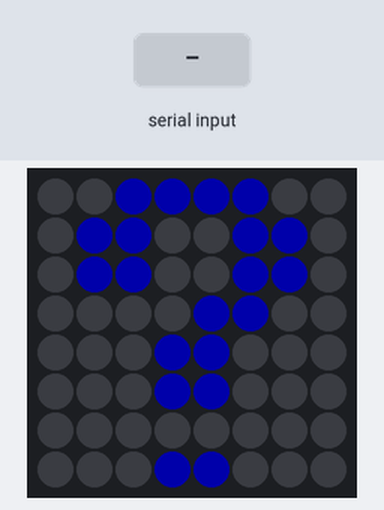
The sketch below on a simulated Arduino Uno, built with avr-gcc and run on an emulated ATmega328P. Shown: 8×8 RGB LED matrix (first LED top left, wired row by row). The inputs (shaded band) are chosen by the test bench. Dim RGB values are drawn brighter than linear.

Above: at 0.47 s.
1.3 s: "0" received over Serial
At 1.93 s:
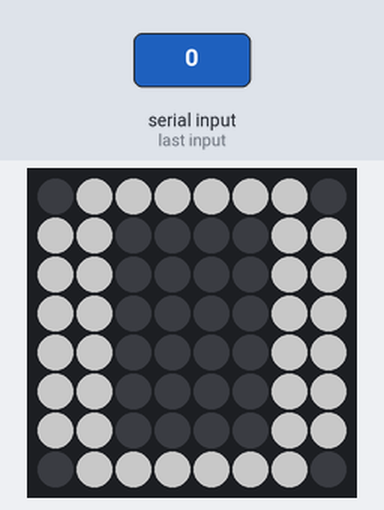
4.2 s: byte 65 ('A') received over Serial
At 4.37 s:
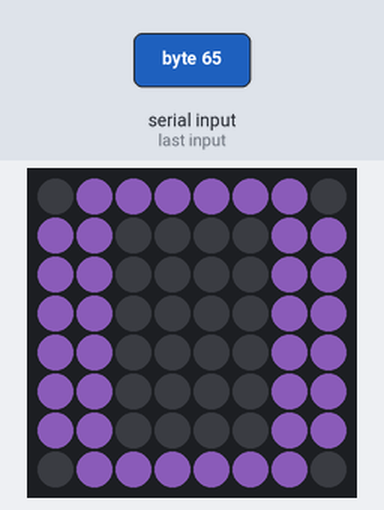
5.7 s: byte 88 ('X') received over Serial
At 6.03 s:
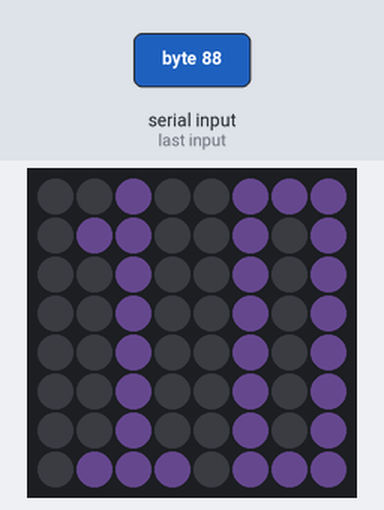
Timing chart, 0 to 8.7 s (numbered marks = the images above; inputs shaded):
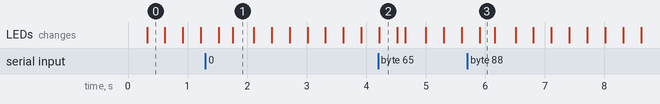

The sketch:

HandMatrix.ino
```cpp
#include <Arduino.h>
#include "matrix.h"
#include "animations.h"
#include "serial_handler.h"

void setup() {
    Serial.begin(115200);
    setupMatrix();

    // Start with a '?' or 'X' symbol waiting for python
    setTargetDigit('X');
}

void loop() {
    processSerial();
    updateAnimations();
}
```

animations.cpp
```cpp
#include "animations.h"

// State machine for animations
enum AnimState {
    STATE_IDLE,       // Just breathing
    STATE_FADE_OUT,   // Fading old number out
    STATE_GROW,       // New number growing (or just fade in)
    STATE_PULSE       // Brief bright pulse on new number
};

AnimState currentState = STATE_IDLE;

char currentDigit = 'X';
char targetDigit = 'X';

// Timing
unsigned long lastUpdate = 0;
int animProgress = 0; // 0 to 255
int breathVal = 0;
bool breathUp = true;

// Helper to get bitmap
const byte* getBitmap(char c) {
    switch (c) {
        case '0': return digit_0;
        case '1': return digit_1;
        case '2': return digit_2;
        case '3': return digit_3;
        case '4': return digit_4;
        case '5': return digit_5;
        case '6': return digit_6;
        case '7': return digit_7;
        case '8': return digit_8;
        case '9': return digit_9;
        case 'A': return digit_10;
        case 'X': return digit_question;
        default:  return digit_dash;
    }
}

// Helper to draw a bitmap with a specific color and brightness multiplier
void drawBitmap(const byte* bitmap, CRGB color, float brightnessMult) {
    FastLED.clear();
    for (int y = 0; y < MATRIX_H; y++) {
        for (int x = 0; x < MATRIX_W; x++) {
            if (bitRead(bitmap[y], 7 - x)) {
                CRGB c = color;
                c.nscale8(255 * brightnessMult);
                leds[XY(x, y)] = c;
            }
        }
    }
}

CRGB getColor(char c) {
    if (c == 'X') return CRGB::Blue;
    return CRGB::Amethyst; // Base color for numbers
}

void setTargetDigit(char digit) {
    if (digit != targetDigit) {
        targetDigit = digit;
        if (targetDigit != currentDigit) {
            currentState = STATE_FADE_OUT;
            animProgress = 255; // start at full brightness for fade out
        }
    }
}

void updateAnimations() {
    unsigned long now = millis();
    if (now - lastUpdate < 15) { // ~60fps animation update
        return;
    }
    lastUpdate = now;

    switch (currentState) {
        case STATE_IDLE:
            {
                // Subtle breathing
                if (breathUp) {
                    breathVal += 2;
                    if (breathVal >= 100) breathUp = false;
                } else {
                    breathVal -= 2;
                    if (breathVal <= 40) breathUp = true;
                }
                float mult = breathVal / 255.0 + 0.3; // between 0.3 and 0.7 approx
                drawBitmap(getBitmap(currentDigit), getColor(currentDigit), mult);
            }
            break;

        case STATE_FADE_OUT:
            animProgress -= 15;
            if (animProgress <= 0) {
                animProgress = 0;
                currentDigit = targetDigit;
                currentState = STATE_GROW;
            }
            drawBitmap(getBitmap(currentDigit == targetDigit ? 'X' : currentDigit), getColor(currentDigit), animProgress / 255.0);
            break;

        case STATE_GROW:
            animProgress += 20;
            if (animProgress >= 255) {
                animProgress = 255;
                currentState = STATE_PULSE;
            }
            drawBitmap(getBitmap(currentDigit), getColor(currentDigit), animProgress / 255.0);
            break;

        case STATE_PULSE:
            animProgress -= 5;
            if (animProgress <= 180) { // Fall back down to idle brightness
                currentState = STATE_IDLE;
                breathVal = 80;
                breathUp = false;
            } else {
                drawBitmap(getBitmap(currentDigit), CRGB::White, 1.0); // Bright flash
            }
            break;
    }

    FastLED.show();
}
```

animations.h
```cpp
#ifndef ANIMATIONS_H
#define ANIMATIONS_H

#include "matrix.h"
#include "digits.h"

// Set the target character to be displayed
// '0'-'5', 'X' for missing hand
void setTargetDigit(char digit);

// Main animation loop, must be called repeatedly in loop()
void updateAnimations();

#endif
```

digits.h
```cpp
#ifndef DIGITS_H
#define DIGITS_H

#include <Arduino.h>

// 8x8 bitmaps for numbers 0-5, '?', and '--'
// 1 = pixel on, 0 = pixel off
// Designed to use most of the 8x8 matrix for large visibility

const byte digit_0[8] = {
  B01111110,
  B11000011,
  B11000011,
  B11000011,
  B11000011,
  B11000011,
  B11000011,
  B01111110
};

const byte digit_1[8] = {
  B00011000,
  B00111000,
  B01111000,
  B00011000,
  B00011000,
  B00011000,
  B00011000,
  B01111110
};

const byte digit_2[8] = {
  B01111110,
  B11000011,
  B00000011,
  B00000110,
  B00011100,
  B00110000,
  B01100000,
  B11111111
};

const byte digit_3[8] = {
  B01111110,
  B11000011,
  B00000011,
  B00011110,
  B00000011,
  B00000011,
  B11000011,
  B01111110
};

const byte digit_4[8] = {
  B00001100,
  B00011100,
  B00110100,
  B01100100,
  B11000100,
  B11111111,
  B00000100,
  B00000100
};

const byte digit_5[8] = {
  B11111111,
  B11000000,
  B11000000,
  B11111110,
  B00000011,
  B00000011,
  B11000011,
  B01111110
};

const byte digit_question[8] = {
  B00111100,
  B01100110,
  B01100110,
  B00001100,
  B00011000,
  B00011000,
  B00000000,
  B00011000
};

const byte digit_dash[8] = {
  B00000000,
  B00000000,
  B00000000,
  B01111110,
  B01111110,
  B00000000,
  B00000000,
  B00000000
};

const byte digit_6[8] = {
  B01111110,
  B11000000,
  B11000000,
  B11111110,
  B11000011,
  B11000011,
  B11000011,
  B01111110
};

const byte digit_7[8] = {
  B11111111,
  B00000011,
  B00000110,
  B00001100,
  B00011000,
  B00110000,
  B01100000,
  B11000000
};

const byte digit_8[8] = {
  B01111110,
  B11000011,
  B11000011,
  B01111110,
  B11000011,
  B11000011,
  B11000011,
  B01111110
};

const byte digit_9[8] = {
  B01111110,
  B11000011,
  B11000011,
  B11000011,
  B01111111,
  B00000011,
  B00000011,
  B01111110
};

const byte digit_10[8] = {
  B00100111,
  B01100101,
  B00100101,
  B00100101,
  B00100101,
  B00100101,
  B00100101,
  B01110111
};

#endif
```

matrix.cpp
```cpp
#include "matrix.h"

CRGB leds[NUM_LEDS];

void setupMatrix() {
    FastLED.addLeds<CHIPSET, LED_PIN, COLOR_ORDER>(leds, NUM_LEDS).setCorrection(TypicalLEDStrip);
    FastLED.setBrightness(BRIGHTNESS);
    FastLED.clear();
    FastLED.show();
}

int XY(int x, int y) {
    // Typewriter layout: Row by row from top to bottom.
    // 0 is top-left.
    // Ensure bounds are respected.
    if (x < 0 || x >= MATRIX_W || y < 0 || y >= MATRIX_H) {
        return 0; // Return 0 or handle out of bounds safely
    }
    return (y * MATRIX_W) + x;
}
```

matrix.h
```cpp
#ifndef MATRIX_H
#define MATRIX_H

#include <FastLED.h>

// Matrix Config
#define LED_PIN     6
#define COLOR_ORDER GRB
#define CHIPSET     WS2812B
#define NUM_LEDS    64
#define MATRIX_W    8
#define MATRIX_H    8

#define BRIGHTNESS  100

// External array holding LED data
extern CRGB leds[NUM_LEDS];

// Initializes the FastLED matrix
void setupMatrix();

// Converts (x,y) coordinates to the correct LED index
// Uses the standard typewriter / progressive layout: 0 at top left, 63 at bottom right
int XY(int x, int y);

#endif
```

serial_handler.cpp
```cpp
#include <Arduino.h>
#include "serial_handler.h"
#include "animations.h"

void processSerial() {
    while (Serial.available() > 0) {
        char inChar = Serial.read();

        // We expect '0'-'9', 'A' (for 10), or 'X'
        if ((inChar >= '0' && inChar <= '9') || inChar == 'A' || inChar == 'X') {
            setTargetDigit(inChar);
        }
    }
}
```

serial_handler.h
```cpp
#ifndef SERIAL_HANDLER_H
#define SERIAL_HANDLER_H

// Checks for incoming serial data and updates the target digit
void processSerial();

#endif
```
